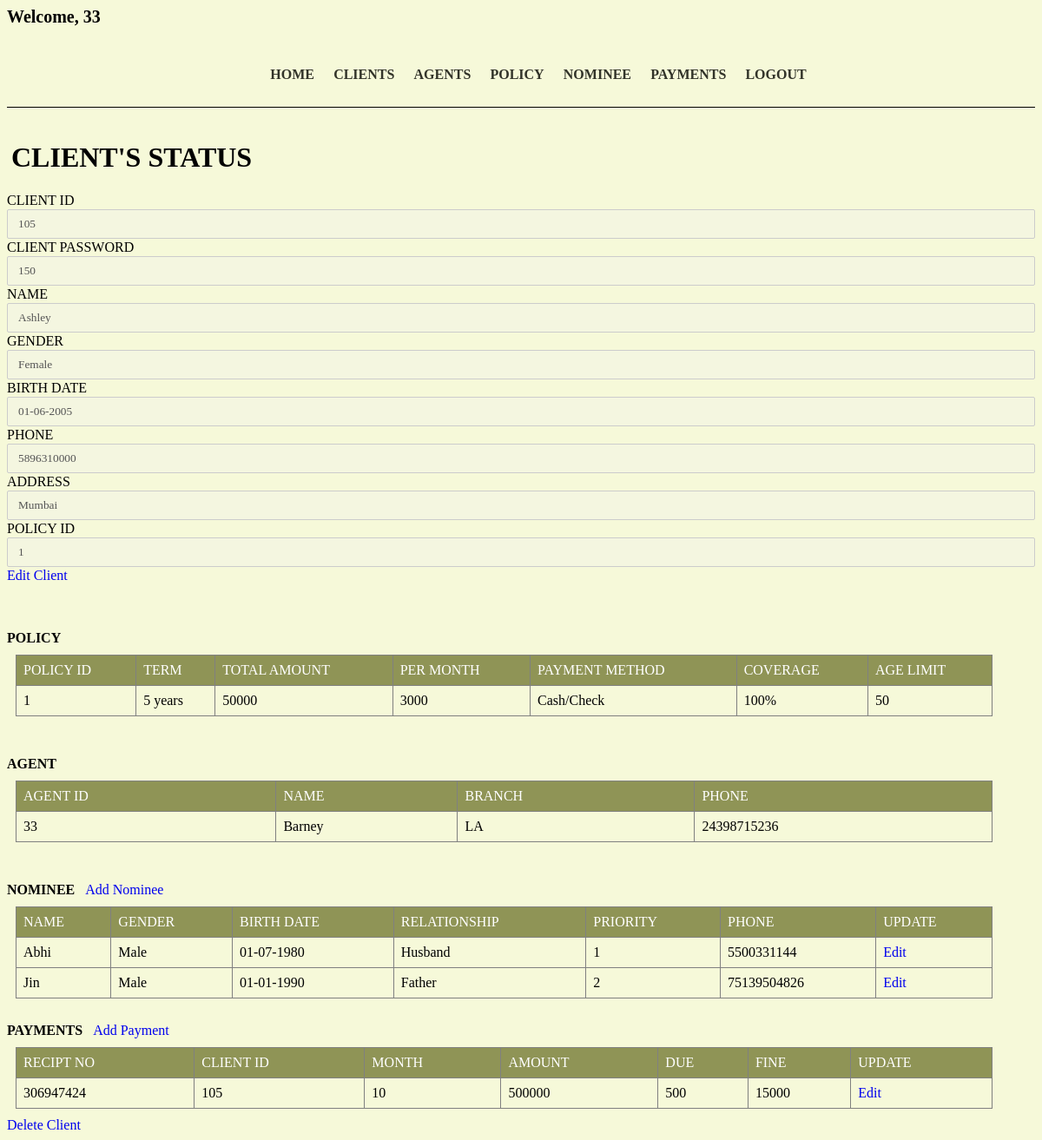
Screenshot of /lims/clientStatus.php?client_id=105 (signed in) with the database file from the repository.
### tables this page shows
CREATE TABLE `client` (
  `client_id` varchar(200) NOT NULL,
  `client_password` varchar(30) NOT NULL,
  `name` varchar(50) NOT NULL,
  `sex` varchar(20) NOT NULL,
  `birth_date` varchar(20) NOT NULL,
  `phone` varchar(20) NOT NULL,
  `address` varchar(50) NOT NULL,
  `policy_id` varchar(50) NOT NULL,
  `agent_id` varchar(20) NOT NULL
);

CREATE TABLE `policy` (
  `policy_id` varchar(50) NOT NULL,
  `term` varchar(50) NOT NULL,
  `health_status` varchar(50) NOT NULL,
  `system` varchar(50) NOT NULL,
  `payment_method` varchar(50) NOT NULL,
  `coverage` varchar(50) NOT NULL,
  `age_limit` varchar(20) NOT NULL
);

CREATE TABLE `agent` (
  `agent_id` varchar(50) NOT NULL,
  `agent_password` varchar(30) NOT NULL,
  `name` varchar(50) NOT NULL,
  `branch` varchar(50) NOT NULL,
  `phone` varchar(50) NOT NULL
);

CREATE TABLE `nominee` (
  `nominee_id` varchar(200) NOT NULL,
  `client_id` varchar(100) NOT NULL,
  `name` varchar(50) NOT NULL,
  `sex` varchar(20) NOT NULL,
  `birth_date` varchar(50) NOT NULL,
  `relationship` varchar(20) NOT NULL,
  `priority` varchar(20) NOT NULL,
  `phone` varchar(50) NOT NULL
);

CREATE TABLE `payment` (
  `recipt_no` varchar(20) NOT NULL,
  `client_id` varchar(50) NOT NULL,
  `month` varchar(50) NOT NULL,
  `amount` varchar(50) NOT NULL,
  `due` varchar(50) NOT NULL,
  `fine` varchar(50) NOT NULL,
  `agent_id` varchar(30) NOT NULL
);

### lims/clientStatus.php (the view, shortened to what this page needs)
<!DOCTYPE html>
<html>
<head>
</head>
<?php include 'header.php';
$username = $_SESSION["username"];
?>
<h1 class="heading">Client's Status</h1>
<?php
if ($_SERVER["REQUEST_METHOD"] == "GET") {
	$client_id = $_GET["client_id"];
}
$sql = "SELECT * from client where client_id='$client_id'";
$result = mysqli_query($conn, $sql);
$policy_id = "";
$agent_id = "";
?>
<?php
while ($row = $result->fetch_assoc()) {
	echo "<label for=\"fname\">CLIENT ID</label>";
	echo "<input disabled type=\"text\" client_id=\"fname\" name=\"client_id\" placeholder=\"clients id..\" value=\"$row[client_id]\">";
	echo "<label for=\"fname\">CLIENT PASSWORD</label>";
	echo "<input disabled type=\"text\" client_id=\"fname\" name=\"client_password\" placeholder=\"client password..\" value=\"$row[client_password]\">";
	echo "<label for=\"fname\">NAME</label>";
	echo "<input disabled type=\"text\" client_id=\"fname\" name=\"name\" placeholder=\"clients Name..\" value=\"$row[name]\">";
	echo "<label for=\"fname\">GENDER</label>";
	echo "<input disabled type=\"text\" client_id=\"fname\" name=\"sex\" placeholder=\"clients gender..\" value=\"$row[sex]\">";
	echo "<label for=\"fname\">BIRTH DATE</label>";
	echo "<input disabled type=\"text\" client_id=\"fname\" name=\"birth_date\" placeholder=\"clients Birth Date..\" value=\"$row[birth_date]\">";
	echo "<label for=\"fname\">PHONE</label>";
	echo "<input disabled type=\"text\" client_id=\"fname\" name=\"phone\" placeholder=\"clients Phone..\" value=\"$row[phone]\">";
	echo "<label for=\"fname\">ADDRESS</label>";
	echo "<input disabled type=\"text\" client_id=\"fname\" name=\"address\" placeholder=\"clients Address..\" value=\"$row[address]\">";
	echo "<label for=\"fname\">POLICY ID</label>";
	echo "<input disabled type=\"text\" client_id=\"fname\" name=\"policy_id\" placeholder=\"policy id..\" value=\"$row[policy_id]\">";
	$policy_id = $row["policy_id"];
	$c_id      = $row["client_id"];
	$a_id  = $row["agent_id"];
	$agent_id = $row["agent_id"];
	if ($agent_id == $username || "2001" == $username) {
		echo "<td>" . "<a href='editClient.php?client_id=" . $c_id . "'>Edit Client</a>\n" . "</td>\n";
	}
}
echo "<br>\n";
echo "<br>\n";
$sql = "SELECT policy_id,term,health_status,system,payment_method,coverage, age_limit FROM policy where policy_id ='$policy_id'";
$result = mysqli_query($conn, $sql);
echo "<table class=\"table\">\n";
echo "  <tr>\n";
echo "    <th>POLICY ID</th>\n";
echo "    <th>TERM</th>\n";
echo "    <th>TOTAL AMOUNT</th>\n";
echo "    <th>PER MONTH</th>\n";
echo "    <th>PAYMENT METHOD</th>\n";
echo "    <th>COVERAGE</th>\n";
echo "    <th>AGE LIMIT</th>\n";
echo "  </tr>\n";
if ($result->num_rows > 0) {
	while ($row = $result->fetch_assoc()) {
		echo "<tr>\n";
		echo "    <td>" . $row["policy_id"] . "</td>\n";
		echo "    <td>" . $row["term"] . "</td>\n";
		echo "    <td>" . $row["health_status"] . "</td>\n";
		echo "    <td>" . $row["system"] . "</td>\n";
		echo "    <td>" . $row["payment_method"] . "</td>\n";
		echo "    <td>" . $row["coverage"] . "</td>\n";
		echo "    <td>" . $row["age_limit"] . "</td>\n";
		echo "  </tr>";
	}
}
echo "<br>\n";
echo "<br>\n";
echo '<b>POLICY</b>';
$sql = "SELECT * FROM agent where agent_id='$a_id'";
$result = mysqli_query($conn, $sql);
echo "<table class=\"table\">\n";
echo "  <tr>\n";
echo "    <th>AGENT ID</th>\n";
echo "    <th>NAME</th>\n";
echo "    <th>BRANCH</th>\n";
echo "    <th>PHONE</th>\n";
echo "  </tr>";
if ($result->num_rows > 0) {
	while ($row = $result->fetch_assoc()) {
		echo "<tr>\n";
		echo "    <td>" . $row["agent_id"] . "</td>\n";
		echo "    <td>" . $row["name"] . "</td>\n";
		echo "    <td>" . $row["branch"] . "</td>\n";
		echo "    <td>" . $row["phone"] . "</td>\n";
		echo "  </tr>";
	}
}
echo '<b>AGENT</b>';
$sql = "SELECT * FROM nominee where client_id='$c_id'";
$result = mysqli_query($conn, $sql);
echo "<table class=\"table\">\n";
echo "  <tr>\n";
echo "    <th>NAME</th>\n";
echo "    <th>GENDER</th>\n";
echo "    <th>BIRTH DATE</th>\n";
echo "    <th>RELATIONSHIP</th>\n";
echo "    <th>PRIORITY</th>\n";
echo "    <th>PHONE</th>\n";
echo "    <th>UPDATE</th>\n";
echo "  </tr>";
if ($result->num_rows > 0) {
	while ($row = $result->fetch_assoc()) {
		echo "<tr>\n";
		echo "    <td>" . $row["name"] . "</td>\n";
		echo "    <td>" . $row["sex"] . "</td>\n";
		echo "    <td>" . $row["birth_date"] . "</td>\n";
		echo "    <td>" . $row["relationship"] . "</td>\n";
		echo "    <td>" . $row["priority"] . "</td>\n";
		echo "    <td>" . $row["phone"] . "</td>\n";
		if ($agent_id == $username || "2001" == $username) {
			echo "<td>" . "<a href='editNominee.php?nominee_id=" . $row["nominee_id"] . "'>Edit</a>" . "</td>\n";
		} else {
			echo "<td>" . "<a class=\"dis\" href='editNominee.php?nominee_id=" . $row["nominee_id"] . "'>Edit</a>" . "</td>\n";
		}
		echo "  </tr>";
	}
}
echo '<b>NOMINEE</b>';
if ($agent_id == $username || "2001" == $username) {
	echo "<a href='addNominee.php?client_id=" . $c_id . "'>Add Nominee</a>";
}
$sql = "SELECT * FROM payment where client_id='$c_id'";
$result = mysqli_query($conn, $sql);
echo "<table class=\"table\">\n";
echo "  <tr>\n";
echo "    <th>RECIPT NO</th>\n";
echo "    <th>CLIENT ID</th>\n";
echo "    <th>MONTH</th>\n";
echo "    <th>AMOUNT</th>\n";
echo "    <th>DUE</th>\n";
echo "    <th>FINE</th>\n";
echo "    <th>UPDATE</th>\n";
echo "  </tr>";
echo "<br>\n";
echo '<b>PAYMENTS</b>';
if ($agent_id == $username || "2001" == $username) {
	echo "<a href='addPayment.php?client_id=" . $c_id . "'>Add Payment</a>";
}
if ($result->num_rows > 0) {
	while ($row = $result->fetch_assoc()) {
		echo "<tr>\n";
		echo "    <td>" . $row["recipt_no"] . "</td>\n";
		echo "    <td>" . $row["client_id"] . "</td>\n";
		echo "    <td>" . $row["month"] . "</td>\n";
		echo "    <td>" . $row["amount"] . "</td>\n";
		echo "    <td>" . $row["due"] . "</td>\n";
		echo "    <td>" . $row["fine"] . "</td>\n";
		if ($row["agent_id"] == $username || "2001" == $username) {
			echo "<td>" . "<a href='editPayment.php?recipt_no=" . $row["recipt_no"] . "'>Edit</a>" . "</td>\n";
		} else {
			echo "<td>" . "<a class=\"dis\" href='editPayment.php?recipt_no=" . $row["recipt_no"] . "'>Edit</a>" . "</td>\n";
		}
		echo "  </tr>";
	}
}
echo "</table>\n";
if ($agent_id == $username || "2001" == $username) {
	echo "<td>" . "<a href='deleteClient.php?client_id=" . $client_id . "'>Delete Client</a>" . "</td>\n";
}
?>
</body>
</html>

### lims/clientStatus.php (style rules this page uses)
input[type=text], select { font-family: Georgia; width: 100%; padding: 8px 12px; margin: 1px 0; display: inline-block; border: 1px solid #ccc; border-radius: 2px; box-sizing: border-box; }
table { border-collapse: collapse; width: 95%; margin: 10px; font-size: 100%; }
td, th { border: 1px solid grey; text-align: left; padding: 8px; text-decoration: none; }
th { background-color: #8f9456; color: white; font-weight: lighter; }
.heading { margin-left: 5px; font-weight: 800; text-transform: uppercase; }
a { text-decoration: none; }

### rows the page displays
client: client_id "105", client_password "150", name "Ashley", sex "Female", birth_date "01-06-2005", phone "5896310000", address "Mumbai", policy_id "1"
policy: policy_id "1", term "5 years", health_status "50000", system "3000", payment_method "Cash/Check", coverage "100%", age_limit "50"
agent: agent_id "33", name "Barney", branch "LA", phone "24398715236"
nominee: name "Abhi", sex "Male", birth_date "01-07-1980", relationship "Husband", priority "1", phone "5500331144"
nominee: name "Jin", sex "Male", birth_date "01-01-1990", relationship "Father", priority "2", phone "75139504826"
payment: recipt_no "306947424", client "105", month "10", amount "500000", due "500", fine "15000"

### other values shown
$_SESSION["username"] "33"
